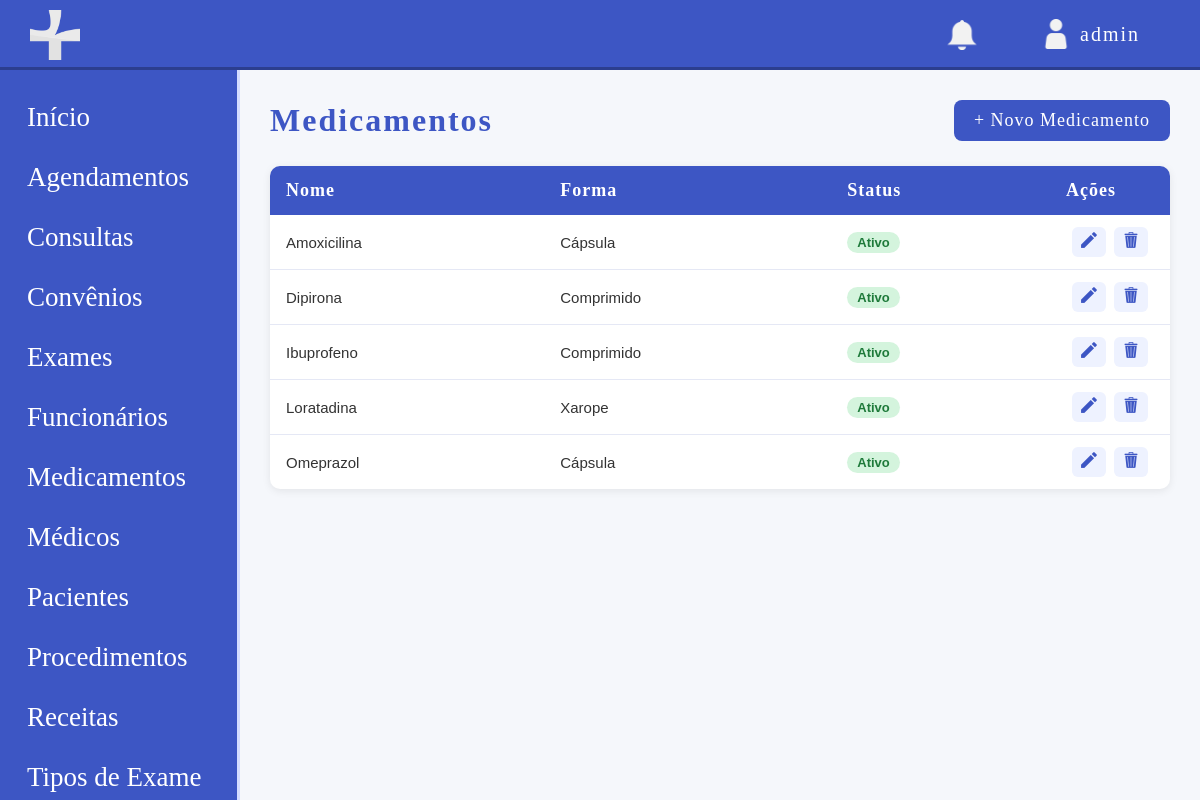
/modulos/medicamentos/listar_medicamento.php (signed in), run on the app's committed database.
### tables this page shows
CREATE TABLE medicamento (
    id INT UNSIGNED NOT NULL AUTO_INCREMENT,
    nome VARCHAR(100) NOT NULL,
    forma VARCHAR(50) NOT NULL,
    ativo TINYINT(1) NOT NULL DEFAULT 1,
    data_registro TIMESTAMP DEFAULT CURRENT_TIMESTAMP,
    PRIMARY KEY (id)
);

### modulos/medicamentos/listar_medicamento.php (the view, shortened to what this page needs)
<?php
require '../../config/conexao.php';
$base = '/site-clinicamedica';
$sql = "SELECT * FROM medicamento ORDER BY ativo DESC, nome ASC";
$medicamentos = $pdo->query($sql)->fetchAll();
?>
<!DOCTYPE html>
<html lang="pt-br">
<head>
    <link rel="stylesheet" href="<?php echo $base; ?>/css/style.css">
</head>
<body class="dashbody">
    <?php include '../../includes/header.php'; ?>
    <div class="layout">
        <?php include '../../includes/sidebar.php'; ?>
        <main class="main">
            <div class="pagina-topo">
                <h1>Medicamentos</h1>
                <a href="cadastrar_medicamento.php" class="btn-novo">+ Novo Medicamento</a>
            </div>
            <?php if (count($medicamentos) === 0): ?>
                <div class="vazio">
                    <p>Nenhum medicamento cadastrado ainda.</p>
                    <a href="cadastrar_medicamento.php" class="btn-novo">Cadastrar o primeiro</a>
                </div>
            <?php else: ?>
                <table class="tabela">
                    <thead>
                        <tr>
                            <th>Nome</th>
                            <th>Forma</th>
                            <th>Status</th>
                            <th style="width: 120px;">Ações</th>
                        </tr>
                    </thead>
                    <tbody>
                        <?php foreach ($medicamentos as $m): ?>
                            <tr class="<?php echo $m['ativo'] ? '' : 'linha-inativa'; ?>">
                                <td><?php echo htmlspecialchars($m['nome']); ?></td>
                                <td><?php echo htmlspecialchars($m['forma']); ?></td>
                                <td>
                                    <?php if ($m['ativo']): ?>
                                        <span class="tag tag-ativo">Ativo</span>
                                    <?php else: ?>
                                        <span class="tag tag-inativo">Inativo</span>
                                    <?php endif; ?>
                                </td>
                                <td class="acoes">
                                    <a href="editar_medicamento.php?id=<?php echo $m['id']; ?>" class="btn-acao" title="Editar">
                                        <img src="../../img/editar_icon.png" class="iconeacao" alt="Editar">
                                    </a>
                                    <a href="excluir_medicamento.php?id=<?php echo $m['id']; ?>"
                                       class="btn-acao btn-excluir"
                                       title="Excluir"
                                       onclick="return confirm('Tem certeza que deseja excluir este medicamento?');">
                                        <img src="../../img/excluir_icon.png" class="iconeacao" alt="Excluir">
                                    </a>
                                </td>
                            </tr>
                        <?php endforeach; ?>
                    </tbody>
                </table>
            <?php endif; ?>
        </main>
    </div>
</body>
</html>

### css/style.css (style rules this page uses)
* { margin: 0; padding: 0; box-sizing: border-box; }
body { font-family: Arial, sans-serif; background-color: #f5f7fb; color: #3d56c4; }
.layout { display: flex; }
.main { margin-left: 240px; padding: 100px 30px 30px; width: calc(100% - 240px); min-height: 100vh; }
.pagina-topo { display: flex; justify-content: space-between; align-items: center; margin-bottom: 25px; }
.pagina-topo h1 { font-family: 'Coolvetica'; font-size: 32px; color: #3d56c4; letter-spacing: 2px; }
.btn-novo { background-color: #3d56c4; color: white; text-decoration: none; padding: 10px 20px; border-radius: 8px; font-family: 'Coolvetica'; font-size: 18px; letter-spacing: 1px; transition: 0.2s; }
.tabela { width: 100%; border-collapse: collapse; background-color: white; border-radius: 10px; overflow: hidden; box-shadow: 0 2px 8px rgba(0,0,0,0.08); }
.tabela thead { background-color: #3d56c4; }
.tabela th { color: white; font-family: 'Coolvetica'; font-size: 18px; letter-spacing: 1px; padding: 14px 16px; text-align: left; }
.tabela td { padding: 12px 16px; border-bottom: 1px solid #e5e8f5; color: #333; font-size: 15px; }
.tabela tbody tr:last-child td { border-bottom: none; }
.tag { display: inline-block; padding: 3px 10px; border-radius: 12px; font-size: 13px; font-weight: 600; }
.tag-ativo { background-color: #d4f4dd; color: #1e7a3a; }
.acoes { text-align: center; white-space: nowrap; }
.btn-acao { display: inline-block; padding: 5px 9px; margin: 0 2px; border-radius: 6px; text-decoration: none; font-size: 16px; background-color: #eef2ff; transition: 0.2s; }
.iconeacao { width: 16px; height: 16px; }

### data on the page
medicamento: nome "Amoxicilina", forma "Cápsula", ativo "Ativo"
medicamento: nome "Dipirona", forma "Comprimido", ativo "Ativo"
medicamento: nome "Ibuprofeno", forma "Comprimido", ativo "Ativo"
medicamento: nome "Loratadina", forma "Xarope", ativo "Ativo"
medicamento: nome "Omeprazol", forma "Cápsula", ativo "Ativo"

### other printed values
$nome_usuario "admin"
